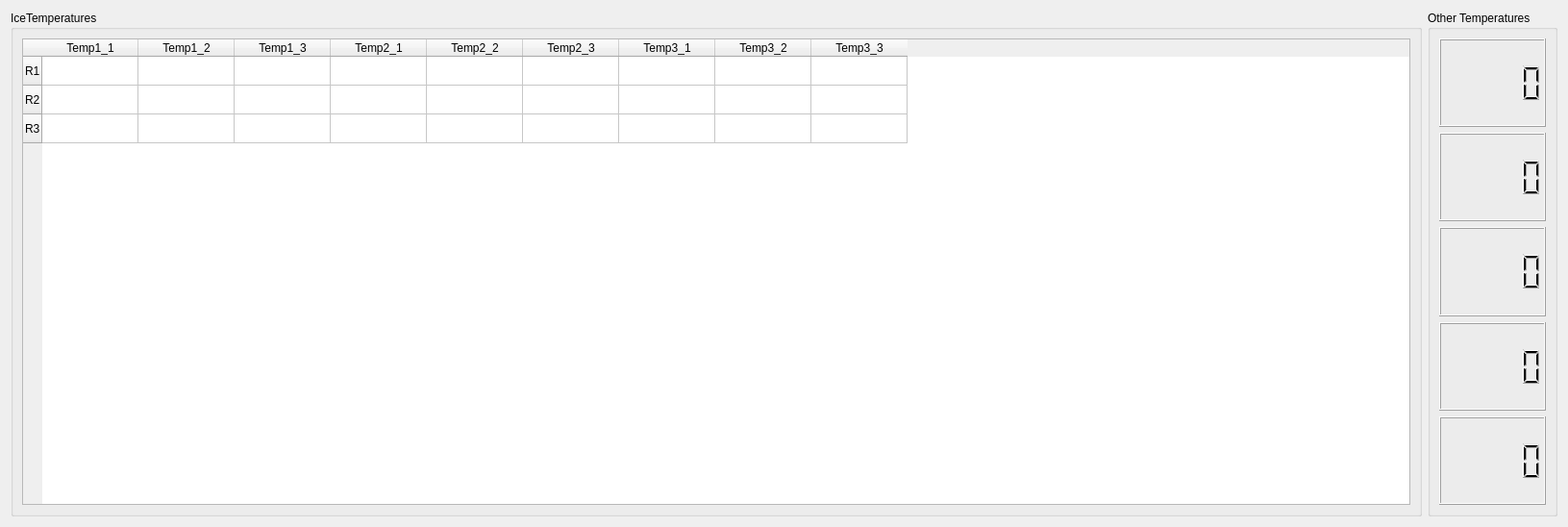
<?xml version="1.0" encoding="UTF-8"?>
<ui version="4.0">
 <class>IceTemperatureWindow</class>
 <widget class="QDialog" name="IceTemperatureWindow">
  <property name="geometry">
   <rect>
    <x>0</x>
    <y>0</y>
    <width>1631</width>
    <height>548</height>
   </rect>
  </property>
  <property name="windowTitle">
   <string>Dialog</string>
  </property>
  <layout class="QHBoxLayout" name="horizontalLayout">
   <item>
    <widget class="QGroupBox" name="iceTemperatureBox">
     <property name="title">
      <string>IceTemperatures</string>
     </property>
     <layout class="QVBoxLayout" name="verticalLayout">
      <item>
       <widget class="QTableWidget" name="tempTable">
        <row>
         <property name="text">
          <string>R1</string>
         </property>
        </row>
        <row>
         <property name="text">
          <string>R2</string>
         </property>
        </row>
        <row>
         <property name="text">
          <string>R3</string>
         </property>
        </row>
        <column>
         <property name="text">
          <string>Temp1_1</string>
         </property>
        </column>
        <column>
         <property name="text">
          <string>Temp1_2</string>
         </property>
        </column>
        <column>
         <property name="text">
          <string>Temp1_3</string>
         </property>
        </column>
        <column>
         <property name="text">
          <string>Temp2_1</string>
         </property>
        </column>
        <column>
         <property name="text">
          <string>Temp2_2</string>
         </property>
        </column>
        <column>
         <property name="text">
          <string>Temp2_3</string>
         </property>
        </column>
        <column>
         <property name="text">
          <string>Temp3_1</string>
         </property>
        </column>
        <column>
         <property name="text">
          <string>Temp3_2</string>
         </property>
        </column>
        <column>
         <property name="text">
          <string>Temp3_3</string>
         </property>
        </column>
        <item row="0" column="0">
         <property name="text">
          <string/>
         </property>
        </item>
       </widget>
      </item>
     </layout>
    </widget>
   </item>
   <item>
    <widget class="QGroupBox" name="groupBox_2">
     <property name="title">
      <string>Other Temperatures</string>
     </property>
     <layout class="QVBoxLayout" name="verticalLayout_2">
      <item>
       <widget class="QLCDNumber" name="otherTemp1"/>
      </item>
      <item>
       <widget class="QLCDNumber" name="otherTemp2"/>
      </item>
      <item>
       <widget class="QLCDNumber" name="otherTemp3"/>
      </item>
      <item>
       <widget class="QLCDNumber" name="otherTemp4">
        <property name="value" stdset="0">
         <double>0.000000000000000</double>
        </property>
        <property name="intValue" stdset="0">
         <number>0</number>
        </property>
       </widget>
      </item>
      <item>
       <widget class="QLCDNumber" name="otherTemp5"/>
      </item>
     </layout>
    </widget>
   </item>
  </layout>
 </widget>
 <resources/>
 <connections/>
</ui>
